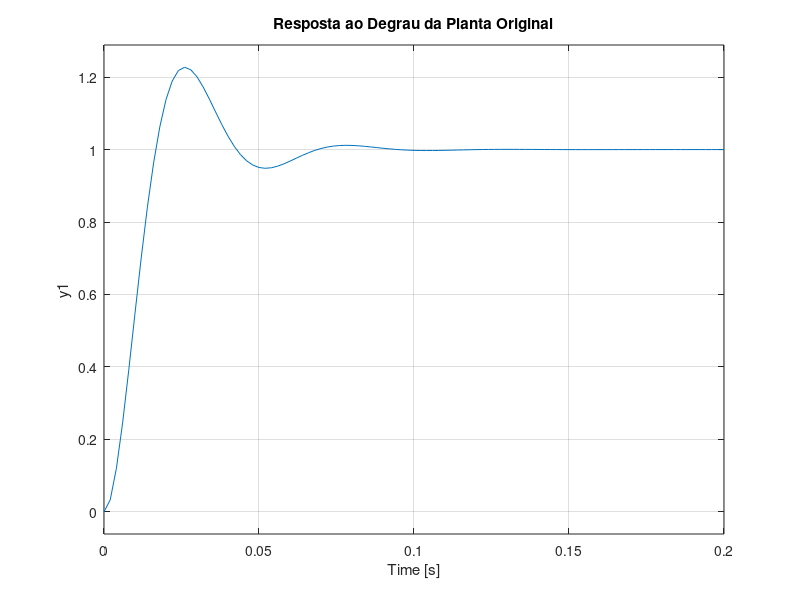
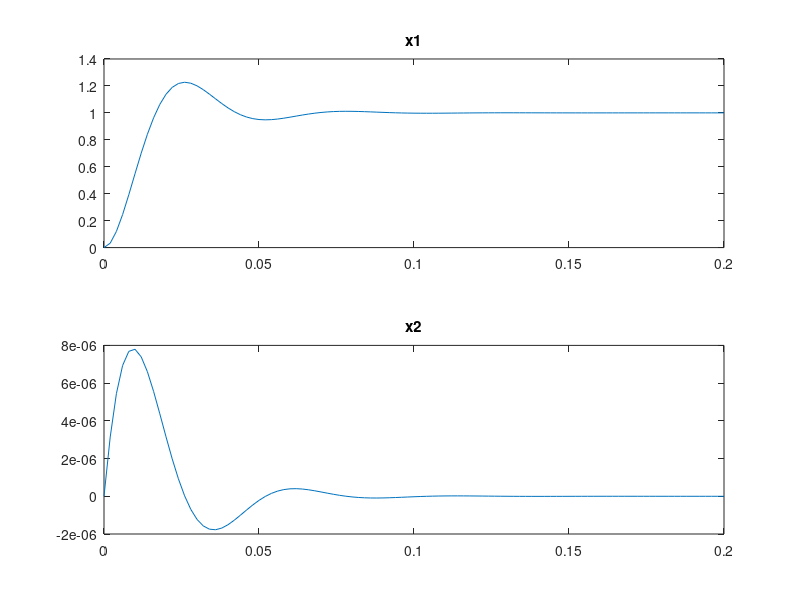

These charts were generated, in order, by the following MATLAB code:
% Representação do Sistema no Espaço de Estados
clc;
clear;
close all;
format long;

R1=46000;
R2=18000;
C1=0.0000001;
C2=0.00000068;

A=[0 1/C1;-1/(R1*R2*C2) (-1/(R1*C2))+(-1/(R2*C2))];
B=[0;1/(R1*R2*C2)];
C=[1 0];
D=0;

[NUM,DEN] = ss2tf(A,B,C,D);
% convertendo para função de tranferência com a utilização da função do
% Matlab
[n,d] = ss2tf(A,B,C,D);
G2 = tf(n,d);

% Resposta ao degrau da função original
sistema=ss(A,B,C,D);
figure()
step(sistema)
[Y,t,X] = step(sistema);
title('Resposta ao Degrau da Planta Original')
% Separando as partes
figure()
subplot(2,1,1)
plot(t,X(:,1))
title('x1')
subplot(2,1,2)
plot(t,X(:,2))
title('x2')

N = 7;
% 
% % Informacoes de Projeto
Mp = (2*N)/100;
ts5 = 0.023;                     
% 
% % Calculo do zeta
Zeta=sqrt(log(Mp)^2/(pi^2+log(Mp)^2));
% 
% % Calculo da frequencia natutral nao amortecida (Wn), dos polos dominantes
% % de malha fechada.

wn = 3/(Zeta*ts5);
% 
% % Calculo da frequencia natural amortecida (Wd).
wd = wn*sqrt(1-Zeta^2);

% 
s1=-Zeta*wn+1i*wn*sqrt(1-Zeta^2);
s2=-Zeta*wn-1i*wn*sqrt(1-Zeta^2);
s3=-10*abs(s1);   % Autovalor adicional para o projeto, valor mais alto que a parte real de s1 para maior estabilidade.
% 
% % Autovalores (polos de malha fechada desejados)
u1=s1;
u2=s2;
u3=s3;
% 
% % Matriz de Controlabilidade
M=ctrb(A,B);
% % Teste de controlabilidade
rank(M)  
% 
% % Projeto do controlador / servosistema
A_chapeu = [A zeros(2,1);-C 0];
B_chapeu = [B;0];
% 
% % Matriz de ganhos do controlador K_chapeu = [k1 k2 -ki]
% K_chapeu=acker(A_chapeu,B_chapeu,[u1 u2 u3])
% 
% % Verificando
% eig(A_chapeu-B_chapeu*K_chapeu)
% 
% K = [K_chapeu(1) K_chapeu(2)];
% Ki = -K_chapeu(3);
% AA = [A-B*K B*Ki;-C 0];
% BB = [0;0;1];
% CC = [1 0 0];
% DD = 0;
% 
% % Resposta ao degrau do controlador e original
% figure()
% step(sistema)
% hold on
% step(AA,BB,CC,DD)
% title('Resposta ao Degrau da Planta Original X Controlador')
% legend('Planta Original', 'Controlador')
% hold off
% 
% % Projeto do observador de ordem plena
% 
% % Polinomio característico desejado
% Pd=conv([1 -u1],[1 -u2]);
% alfa1=Pd(2);
% alfa2=Pd(3);
% % Polinomio característico original
% P=poly(A);
% a1=P(2);
% a2=P(3);
% % Matriz de observabilidade
% N=[conj(C') conj(A')*conj(C')];
% rank(N)
% W=[a1 1;1 0];
% % Matriz de Transformação
% Q=inv(W*conj(N'));
% % Matriz de Ganho do Observador
% Ke=Q*[alfa2-a2;alfa1-a1]
% eig(A-Ke*C)
% 
% figure()
% t=0:0.00001:0.14;
% AAA = [A zeros(length(A)); Ke*C A-Ke*C];
% BBB = [B;B];
% CCC = eye(2*length(A));
% DDD = zeros(2*length(A),1);
% 
% step(sistema)
% hold on
% so = step(AAA,BBB,CCC,DDD,1,t);
% plot(t,so(:,1),'y')
% title('Resposta ao Degrau da Planta Original X Observador de Ordem Plena')
% legend('Planta Original', 'Observador de Ordem Plena')
% hold off
% 
% figure()
% ax = gca
% ax.YLim = [0 1.4];
% hold on
% so = step(AAA,BBB,CCC,DDD,1,t);
% plot(t,so(:,1),'ko')
% step(AA,BB,CC,DD,1,t);
% sori = step(A,B,C,D,1,t);
% plot(t,sori,'r','LineWidth',2)
% title('Resposta ao Degrau da Planta Original X Observador X Controlador')
% legend('Observador','Controlado','Original');
% hold off
% 
% %%
% %Equações recursivas
% T = 1e-4;
% k = 0:1:(0.15/T); 
% r = ones(1,length(k)/2); 
% r = [r 1.5.*r];
% E(1) = 0;            % Saida do integrador          
% x1(1) = 0; 
% x2(1) = 0; 
% y(1) = 0;            % Sinal de saida
% y_til(1) = 0;  
% x1_ponto(1) = 0; 
% x2_ponto(1) = 0; 
% x1_til(1) = 0; 
% x2_til(1) = 0; 
% x1_til_ponto(1) = 0; 
% x2_til_ponto(1) = 0; 
% e(1) = 0;          % Erro
% v(1) = 0; 
% u(1) = 0;          % Sinal de controle          
% E_ponto(1) = r(1)-y(1);
% 
% for i=2:length(k)
%     x1(i)=T*x1_ponto(i-1)+x1(i-1);
%     x2(i)=T*x2_ponto(i-1)+x2(i-1);
%     x1_til(i) = T*x1_til_ponto(i-1)+x1_til(i-1);
%     x2_til(i) = T*x2_til_ponto(i-1)+x2_til(i-1);
%     E(i) =T*E_ponto(i-1)+E(i-1);
%     y(i) = C(1)*x1(i);
%     y_til(i)=C(1)*x1_til(i);
%     E_ponto(i) = r(i)-y(i);
%     v(i) = K(1)*x1(i)+K(2)*x2(i);
%     u(i) = Ki*E(i)-v(i);
%     x1_ponto(i) = A(1,1)*x1(i)+A(1,2)*x2(i);
%     x2_ponto(i) = A(2,1)*x1(i)+A(2,2)*x2(i)+B(2)*u(i);
%     e(i) = y(i)-y_til(i);
%     x1_til_ponto(i) = A(1,1)*x1_til(i)+A(1,2)*x2_til(i)+B(1)*u(i)+Ke(1)*e(i);
%     x2_til_ponto(i) = A(2,1)*x1_til(i)+A(2,2)*x2_til(i)+B(2)*u(i)+Ke(2)*e(i);
% end
% figure()
% plot(k*T, u)
% title('Ação de Controle')
% 
% figure()
% % step(sistema, 0.075)
% % hold on
% plot(k*T,y,'*g')
% title('Saida do Sistema')
% xlim([0.075 0.15]);
% %legend('Planta Original', 'Planta Controlada')
% hold off
% 
% figure()
% subplot(2,1,1)
% plot(k*T,x1,'*g')
% title('x1')
% hold on
% subplot(2,1,2)
% plot(k*T,x2,'*g')
% title('x2')
% hold on
% 
% subplot(2,1,1)
% plot(k*T,x1_til,'or')
% hold on
% subplot(2,1,2)
% plot(k*T,x2_til,'or')
% hold off
% 
% figure();
% plot(k*T,E_ponto,'*','DisplayName','Erro');
% 
% figure();
% subplot(2,2,1); plot(k*T,x1);
% title('Comportamento variável x1');grid;
% subplot(2,2,3); plot(k*T,x2);
% title('Comportamento variável x2');grid;
% subplot(2,2,2); plot(k*T,x1_til);
% title('Comportamento variável x1t');grid;
% subplot(2,2,4); plot(k*T,x2_til);
% title('Comportamento variável x2t');grid;
% 
